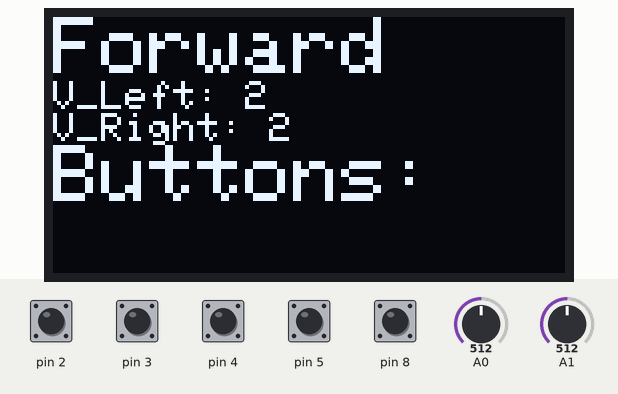
This sketch was run on a simulated Arduino Uno, built with avr-gcc and run on an emulated ATmega328P. On the bench: 128×64 one-colour display. Inputs (shaded band) come from the test bench; at power-on: pin 2–5, pin 8 HIGH, A1 = 512, A0 = 512. What the sketch prints to the serial monitor is not drawn.

Above: at 1.2 s.
1.3 s: A1 set to 510
At 1.8 s:
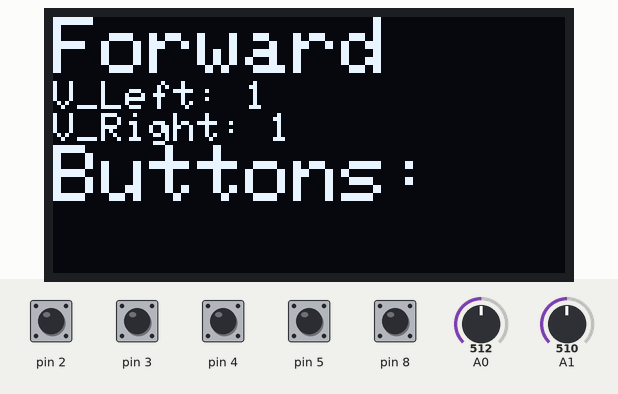
2.8 s: pin 2 pulled LOW for 0.15 s
At 2.93 s:
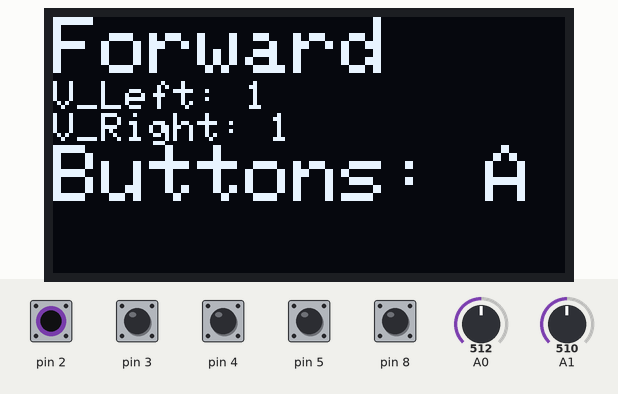
4.5 s: pin 3 pulled LOW for 0.15 s
At 4.68 s:
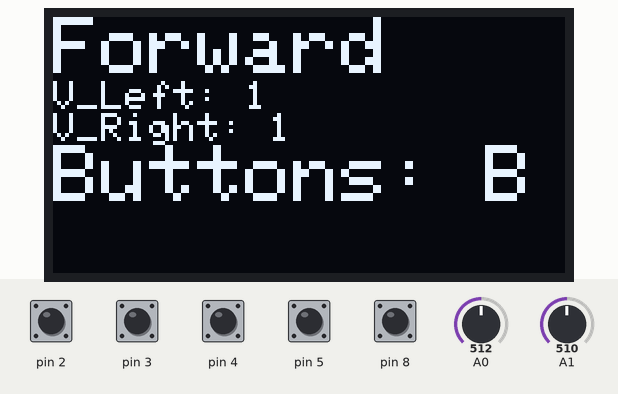
6.2 s: pin 4 pulled LOW for 0.15 s
At 6.37 s:
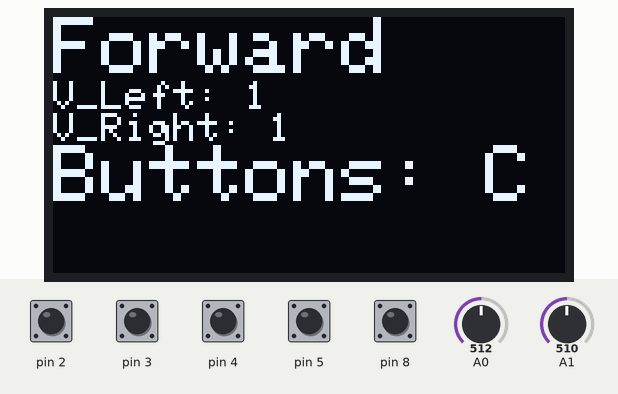
7.9 s: pin 5 pulled LOW for 0.15 s
At 8.07 s:
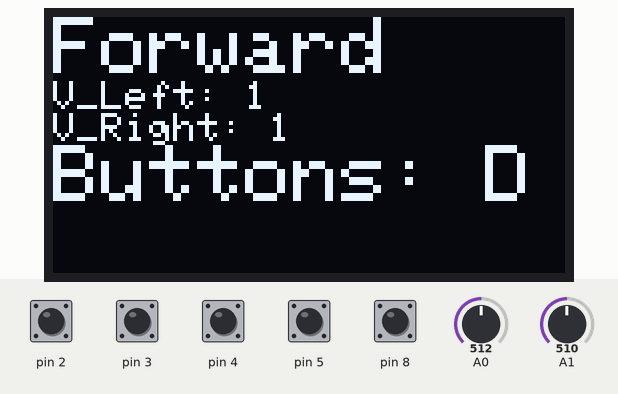
9.6 s: pin 8 pulled LOW for 0.15 s
At 9.76 s:
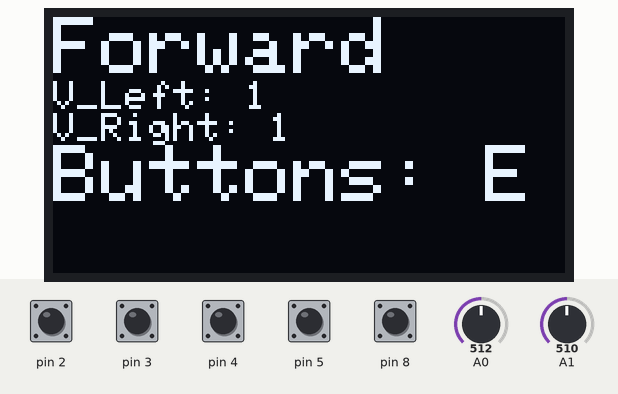
Timing chart, 0 to 12.3 s (numbered marks = the images above; inputs shaded):
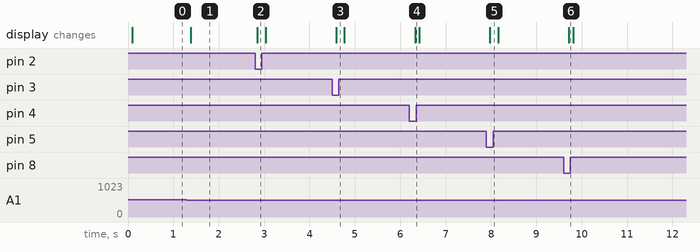

Measured:
- the behaviour switches between 511 and 510 on A1 (found by bisection; images 0 and 1)
- after the input at 1.3 s, the display: changes after 0.08 s (image 1)
- after the input at 2.8 s, the display: changes after 0.05 s (image 2)
- after the input at 4.5 s, the display: changes after 0.09 s (image 3)
- after the input at 6.2 s, the display: changes after 0.13 s (image 4)
- after the input at 7.9 s, the display: changes after 0.08 s (image 5)
- after the input at 9.6 s, the display: changes after 0.12 s (image 6)

The sketch:

joystick_final_with_oled.ino
```cpp
#include <SoftwareSerial.h>
#include <Wire.h>
#include <Adafruit_GFX.h>
#include <Adafruit_SSD1306.h>

#define SCREEN_WIDTH 128 // OLED display width, in pixels
#define SCREEN_HEIGHT 64 // OLED display height, in pixels

// Declaration for an SSD1306 display connected to I2C (SDA, SCL pins)
#define OLED_RESET     -1 // Reset pin # (or -1 if sharing Arduino reset pin)
#define SCREEN_ADDRESS 0x3C ///< See datasheet for Address; 0x3D for 128x64, 0x3C for 128x32
Adafruit_SSD1306 display(SCREEN_WIDTH, SCREEN_HEIGHT, &Wire, OLED_RESET);

#define PORTD_BUTTON_A  0x04 // PIN2
#define PORTD_BUTTON_B  0x08 // PIN3
#define PORTD_BUTTON_C  0x10 // PIN4
#define PORTD_BUTTON_D  0x20 // PIN5
#define PORTB_BUTTON_E  0x01 // PIN8

#define X_CHANNEL 0x00 // ADC0
#define Y_CHANNEL 0x01 // ADC1

SoftwareSerial mySerial(11, 12); // TX=11, RX=12 BLUETOOTH MODULE

void init_ADC() {
  ADMUX |= (0 << REFS1) | (1 << REFS0); // AVcc reference
  ADMUX &= ~(1 << ADLAR);               // Right adjust result
  ADCSRA |= (1 << ADEN);                // ADC enable
  ADCSRA |= (1 << ADPS2) | (1 << ADPS1) | (1 << ADPS0); // Prescaler 128
}

int read_ADC(uint8_t channel) {
  channel &= 0x07;                      // Ensure channel is between 0-7
  ADMUX = (ADMUX & 0xF8) | channel;     // Select ADC channel
  ADCSRA |= (1 << ADSC);                // Start ADC conversion
  while (ADCSRA & (1 << ADSC));         // Wait for conversion to complete
  return ADC;
}

struct DataPacket {
  char dir;
  int V_Left;
  int V_Right;
  char buttons[5]; // Increased to accommodate Button E
};

void setup() {
  Serial.begin(9600);
  mySerial.begin(9600);
  init_ADC();

  // Set pins 2, 3, 4, 5, 8 as inputs with internal pull-ups
  DDRD &= ~(PORTD_BUTTON_A | PORTD_BUTTON_B | PORTD_BUTTON_C | PORTD_BUTTON_D);
  PORTD |= (PORTD_BUTTON_A | PORTD_BUTTON_B | PORTD_BUTTON_C | PORTD_BUTTON_D);
  DDRB &= ~PORTB_BUTTON_E;
  PORTB |= PORTB_BUTTON_E;

  // SSD1306_SWITCHCAPVCC = generate display voltage from 3.3V internally
  if(!display.begin(SSD1306_SWITCHCAPVCC, SCREEN_ADDRESS)) {
    Serial.println(F("SSD1306 allocation failed"));
    for(;;); // Don't proceed, loop forever
  }

  // Clear the display
  display.clearDisplay();
  display.display();

  // Set text size and color
  display.setTextSize(1);
  display.setTextColor(SSD1306_WHITE);
}

void loop() {
  // Read joystick values
  int X = read_ADC(X_CHANNEL);
  int Y = read_ADC(Y_CHANNEL);

  int steer = map(X, 0, 1023, -255, 255); // Steering split
  int speed;
  char dir;

  if (Y > 506) {
    dir = 'F'; // Front
    speed = map(Y, 506, 1023, 0, 255);
  } else if(Y <505){
    dir = 'B'; // Back
    speed = map(Y, 0, 506, 255, 0);
  } else {
    dir = 'N';
    speed = 0;
  }

  int V_Left, V_Right;

  if (steer > 0) { // Turn right
    V_Left = speed;
    V_Right = speed - steer;
  } else { // Turn left
    V_Left = speed + steer;
    V_Right = speed;
  }

  V_Left = constrain(V_Left, 0, 255);
  V_Right = constrain(V_Right, 0, 255);

  // Read button states using PIND and PINB registers and format into a single byte
  char buttons[5] = {'0', '0', '0', '0', '0'}; // Increased to accommodate Button E
  if (!(PIND & PORTD_BUTTON_A)) {
    buttons[0] = 'A';
  }
  if (!(PIND & PORTD_BUTTON_B)) {
    buttons[1] = 'B';
  }
  if (!(PIND & PORTD_BUTTON_C)) {
    buttons[2] = 'C';
  }
  if (!(PIND & PORTD_BUTTON_D)) {
    buttons[3] = 'D';
  }
  if (!(PINB & PORTB_BUTTON_E)) {
    buttons[4] = 'E';
  }

  // Send data packet: [dir, V_Left, V_Right, buttonState]
  DataPacket dataPacket;
  dataPacket.dir = dir;
  dataPacket.V_Left = V_Left;
  dataPacket.V_Right = V_Right;
  dataPacket.buttons[0] = buttons[0];
  dataPacket.buttons[1] = buttons[1];
  dataPacket.buttons[2] = buttons[2];
  dataPacket.buttons[3] = buttons[3];
  dataPacket.buttons[4] = buttons[4];

  // Send data packet via Bluetooth
  mySerial.write((uint8_t *)&dataPacket, sizeof(dataPacket));

  // Print debug information
  Serial.print("Dir: ");
  Serial.print(dir);
  Serial.print(" V_Left: ");
  Serial.print(V_Left);
  Serial.print(" V_Right: ");
  Serial.print(V_Right);
  Serial.print(" Buttons: ");
  Serial.println(buttons);

// Display information on OLED
  display.clearDisplay();

  // Convert direction to full text
  String fullDir;
  if (dir == 'F') {
    fullDir = "Forward";
  } else if (dir == 'B') {
    fullDir = "Backward";
  } else {
    fullDir = "Stop";
  }

  // Print only pressed buttons
  display.setTextSize(2);
  display.setCursor(0, 0);
  //display.print("Dir: ");
  display.println(fullDir);
  display.setTextSize(1);
  display.print("V_Left: ");
  display.println(V_Left);
  display.print("V_Right: ");
  display.println(V_Right);
  display.setTextSize(2);
  display.print("Buttons: ");

  // Check and print pressed buttons
  for (int i = 0; i < 5; i++) {
    if (buttons[i] != '0') {
      display.print(buttons[i]);
    }
  }

  display.display();

  delay(50);
}
```
